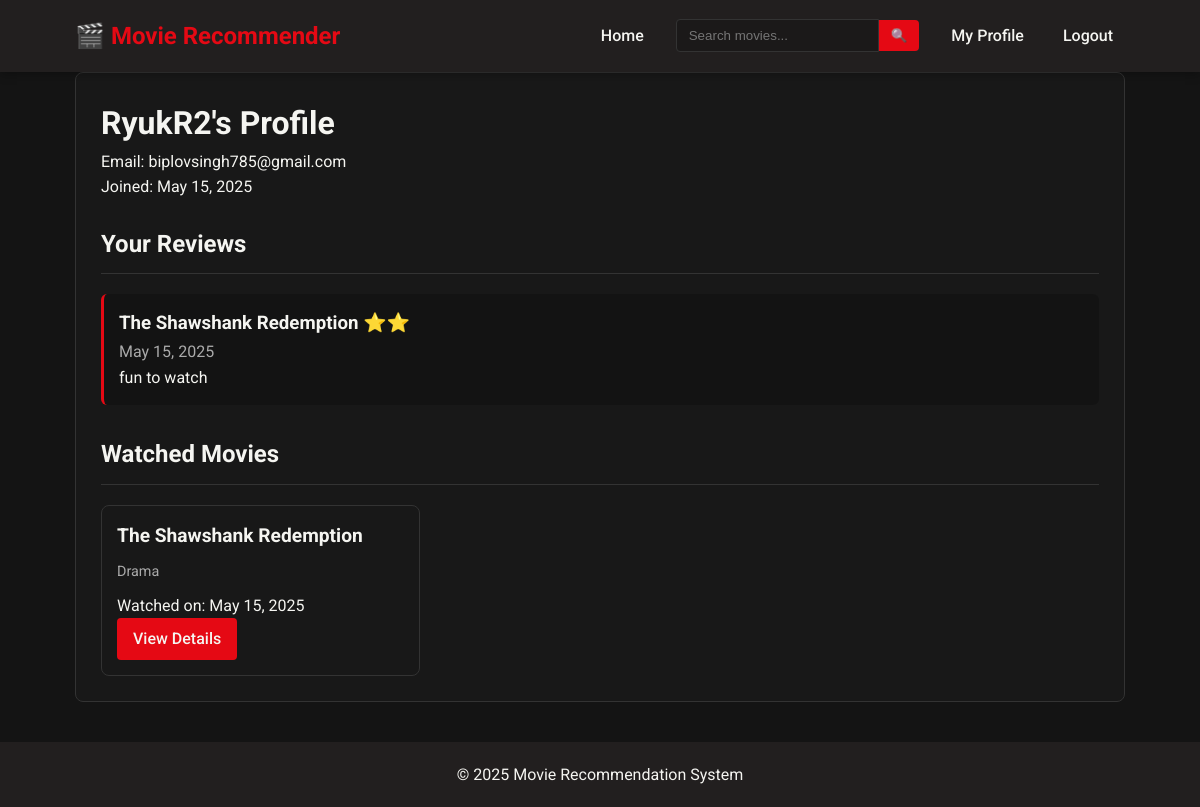
The app's page /profile (signed in) with its own data.
### app/models.py (models this page shows, shortened)
class User(db.Model, UserMixin):
    id = db.Column(db.Integer, primary_key=True)
    username = db.Column(db.String(64), unique=True, nullable=False)
    email = db.Column(db.String(120), unique=True, nullable=False)
    password_hash = db.Column(db.String(128), nullable=False)
    created_at = db.Column(db.DateTime, default=datetime.utcnow)
    reviews = db.relationship('Review', backref='author', lazy='dynamic')
    watched_movies = db.relationship('WatchedMovie', backref='user', lazy='dynamic')

class Review(db.Model):
    id = db.Column(db.Integer, primary_key=True)
    movie_id = db.Column(db.Integer, nullable=False)
    rating = db.Column(db.Integer, nullable=False)  # 1-5 stars
    comment = db.Column(db.Text)
    created_at = db.Column(db.DateTime, default=datetime.utcnow)
    user_id = db.Column(db.Integer, db.ForeignKey('user.id'), nullable=False)

class WatchedMovie(db.Model):
    id = db.Column(db.Integer, primary_key=True)
    movie_id = db.Column(db.Integer, nullable=False)
    watched_at = db.Column(db.DateTime, default=datetime.utcnow)
    user_id = db.Column(db.Integer, db.ForeignKey('user.id'), nullable=False)

### app/app.py (the view)
@app.route('/profile')
@login_required
def profile():
    reviews = Review.query.filter_by(user_id=current_user.id).all()
    watched_movies = WatchedMovie.query.filter_by(user_id=current_user.id).all()
    movies = get_movies_data()
    review_details = []
    for review in reviews:
        movie = next((m for m in movies if m['id'] == review.movie_id), None)
        if movie:
            review_details.append({
                'review': review,
                'movie': movie
            })
    watched_details = []
    for watched in watched_movies:
        movie = next((m for m in movies if m['id'] == watched.movie_id), None)
        if movie:
            watched_details.append({
                'watched': watched,
                'movie': movie
            })
    return render_template('profile.html',
                           reviews=review_details,
                           watched_movies=watched_details,
                           now=datetime.now())

### app/app.py (called while the page is built)
@login_manager.user_loader
def load_user(user_id):
    return User.query.get(int(user_id))

def get_movies_data():
    if not os.path.exists('app/models/movies_data.json'):
        with app.test_client() as client:
            client.get('/api/load_data')
    with open('app/models/movies_data.json', 'r') as f:
        movies_data = json.load(f)
    return movies_data['movies']

### app/templates/profile.html (shortened to what this page needs)
{% extends "base.html" %}
{% block content %}
<div class="profile-container">
    <h1>{{ current_user.username }}'s Profile</h1>
    <p>Email: {{ current_user.email }}</p>
    <p>Joined: {{ current_user.created_at.strftime('%B %d, %Y') }}</p>
    <div class="profile-sections">
        <div class="section">
            <h2>Your Reviews</h2>
            {% if reviews %}
                <div class="reviews-list">
                    {% for item in reviews %}
                    <div class="review-item">
                        <h3>
                            <a href="{{ url_for('movie_detail', movie_id=item.movie.id) }}">{{ item.movie.title }}</a>
                            <span class="rating">
                                {% for i in range(item.review.rating) %}⭐{% endfor %}
                            </span>
                        </h3>
                        <p class="review-date">{{ item.review.created_at.strftime('%B %d, %Y') }}</p>
                        <p class="review-text">{{ item.review.comment }}</p>
                    </div>
                    {% endfor %}
                </div>
            {% else %}
                <p>You haven't reviewed any movies yet.</p>
            {% endif %}
        </div>
        <div class="section">
            <h2>Watched Movies</h2>
            {% if watched_movies %}
                <div class="movie-grid">
                    {% for item in watched_movies %}
                    <div class="movie-card">
                        <div class="movie-info">
                            <h3 class="movie-title">{{ item.movie.title }}</h3>
                            <p class="movie-genres">{{ item.movie.genres }}</p>
                            <p class="watched-date">Watched on: {{ item.watched.watched_at.strftime('%B %d, %Y') }}</p>
                            <a href="{{ url_for('movie_detail', movie_id=item.movie.id) }}" class="btn">View Details</a>
                        </div>
                    </div>
                    {% endfor %}
                </div>
            {% else %}
                <p>You haven't marked any movies as watched yet.</p>
            {% endif %}
        </div>
    </div>
</div>
{% endblock %}

### app/templates/base.html (shortened to what this page needs)
<!DOCTYPE html>
<html lang="en">
<head>
    <link rel="stylesheet" href="{{ url_for('static', filename='styles.css') }}">
</head>
<body>
    <header>
        <div class="container">
            <div class="header-content">
                <a href="/" class="logo">🎬 Movie Recommender</a>
                <nav>
                    <a href="/" class="nav-link">Home</a>
                    <form action="{{ url_for('search_movies') }}" method="GET" class="search-form">
                        <input type="text" name="query" placeholder="Search movies..." required>
                        <button type="submit" class="search-btn">🔍</button>
                    </form>
                    <div class="auth-nav">
                        {% if current_user.is_authenticated %}
                            <a href="{{ url_for('profile') }}" class="nav-link">My Profile</a>
                            <a href="{{ url_for('logout') }}" class="nav-link">Logout</a>
                        {% else %}
                            <a href="{{ url_for('login') }}" class="nav-link">Login</a>
                            <a href="{{ url_for('register') }}" class="nav-link">Sign Up</a>
                        {% endif %}
                    </div>
                </nav>
            </div>
        </div>
    </header>
    <main class="container">
        {% block content %}{% endblock %}
    </main>
    <footer>
        <div class="container">
            <p>&copy; {{ now.year }} Movie Recommendation System</p>
        </div>
    </footer>
</body>
</html>

### app/static/styles.css (style rules this page uses)
:root { --primary-color: #e50914; --secondary-color: #221f1f; --text-color: #f5f5f1; --background-color: #141414; --card-background: #181818; --border-color: #333; --success-color: #2ecc71; }
* { margin: 0; padding: 0; box-sizing: border-box; }
body { font-family: 'Roboto', sans-serif; background-color: var(--background-color); color: var(--text-color); line-height: 1.6; }
.container { width: 90%; max-width: 1200px; margin: 0 auto; padding: 0 15px; }
a { text-decoration: none; color: var(--text-color); transition: color 0.3s ease; }
header { background-color: var(--secondary-color); padding: 15px 0; box-shadow: 0 2px 10px rgba(0, 0, 0, 0.3); position: sticky; top: 0; z-index: 100; }
.header-content { display: flex; justify-content: space-between; align-items: center; }
.logo { font-size: 1.5rem; font-weight: 700; color: var(--primary-color); }
nav { display: flex; align-items: center; gap: 20px; }
.nav-link { padding: 8px 12px; font-weight: 500; }
.auth-nav { display: flex; gap: 15px; }
.search-form { display: flex; align-items: center; }
.search-form input { padding: 8px 12px; border: 1px solid var(--border-color); background-color: rgba(0, 0, 0, 0.2); color: var(--text-color); border-radius: 4px 0 0 4px; min-width: 200px; }
.search-btn { padding: 8px 12px; background-color: var(--primary-color); color: var(--text-color); border: none; border-radius: 0 4px 4px 0; cursor: pointer; }
.btn { display: inline-block; padding: 8px 16px; background-color: var(--primary-color); color: var(--text-color); border: none; border-radius: 4px; cursor: pointer; font-weight: 500; transition: background-color 0.3s ease; text-align: center; }
.movie-grid { display: grid; grid-template-columns: repeat(auto-fill, minmax(250px, 1fr)); gap: 20px; margin-top: 20px; }
.movie-card { background-color: var(--card-background); border-radius: 8px; overflow: hidden; transition: transform 0.3s ease; border: 1px solid var(--border-color); }
.movie-info { padding: 15px; }
.movie-title { font-size: 1.2rem; margin-bottom: 8px; }
.movie-genres { color: #aaa; font-size: 0.9rem; margin-bottom: 10px; }
.reviews-list { display: flex; flex-direction: column; gap: 15px; }
.review-item { padding: 15px; background-color: rgba(0, 0, 0, 0.2); border-radius: 6px; border-left: 3px solid var(--primary-color); }
.review-date { color: #aaa; }
.profile-container { background-color: var(--card-background); padding: 25px; border-radius: 8px; margin-bottom: 30px; border: 1px solid var(--border-color); }
.profile-sections { display: flex; flex-direction: column; gap: 30px; margin-top: 25px; }
.section h2 { border-bottom: 1px solid var(--border-color); padding-bottom: 10px; margin-bottom: 20px; }
footer { background-color: var(--secondary-color); padding: 20px 0; margin-top: 40px; text-align: center; }

### records on screen
User: username "RyukR2", email "biplovsingh785@gmail.com", created_at "May 15, 2025"
Review: review.created_at "May 15, 2025", review.comment "fun to watch"
WatchedMovie: watched.watched_at "May 15, 2025"

### other values on screen
{{ item.movie.title }} "The Shawshank Redemption"
{{ item.movie.genres }} "Drama"
